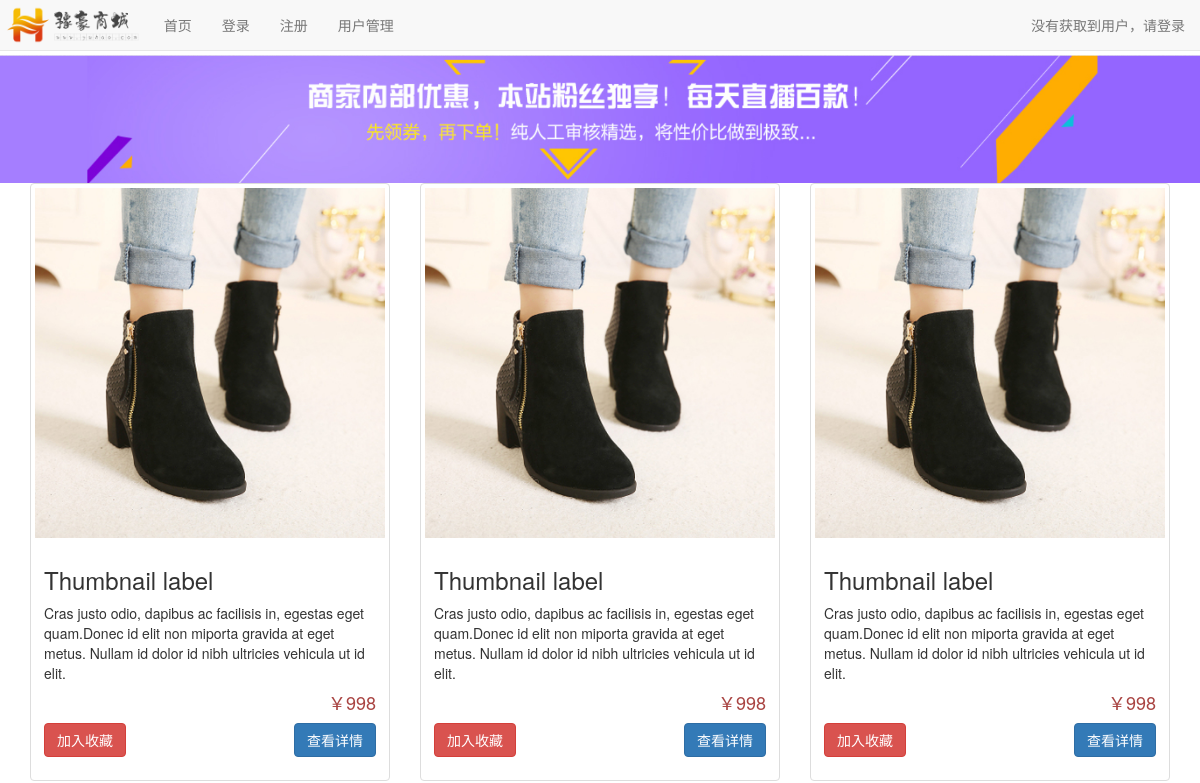
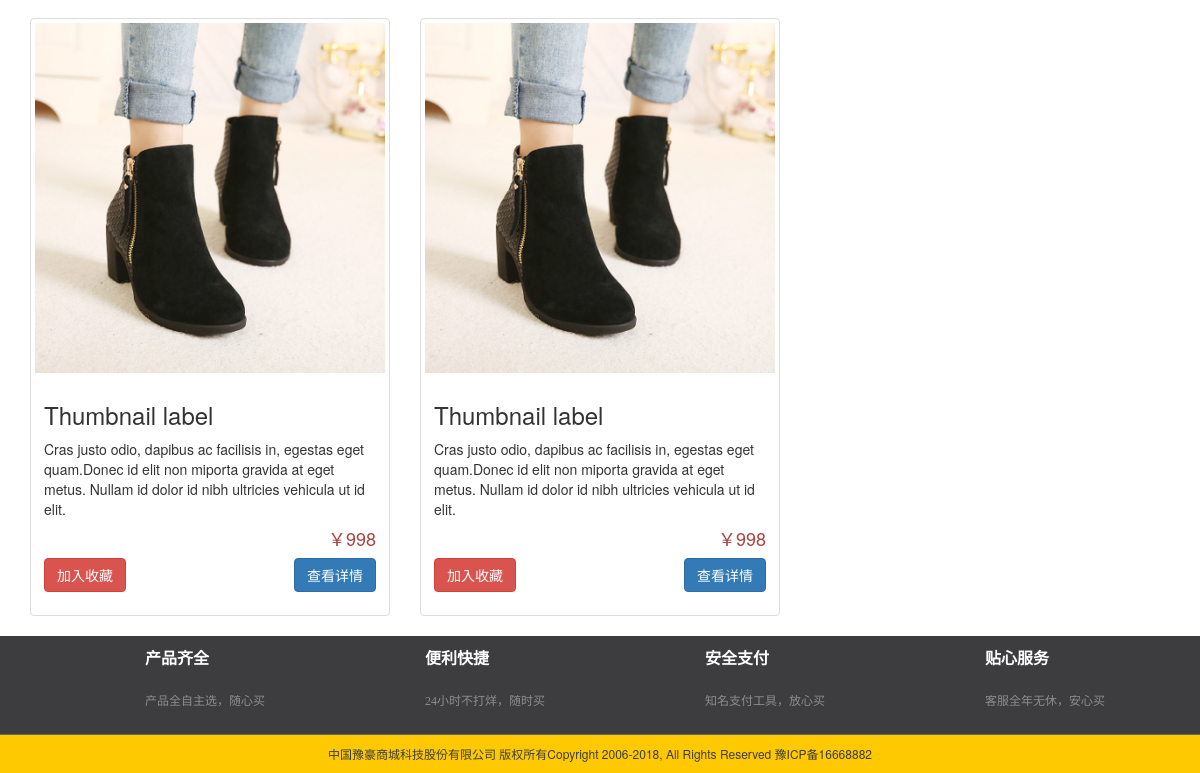
Page /qizhong/index.php on the earlier database version (2 pictures, top to bottom).
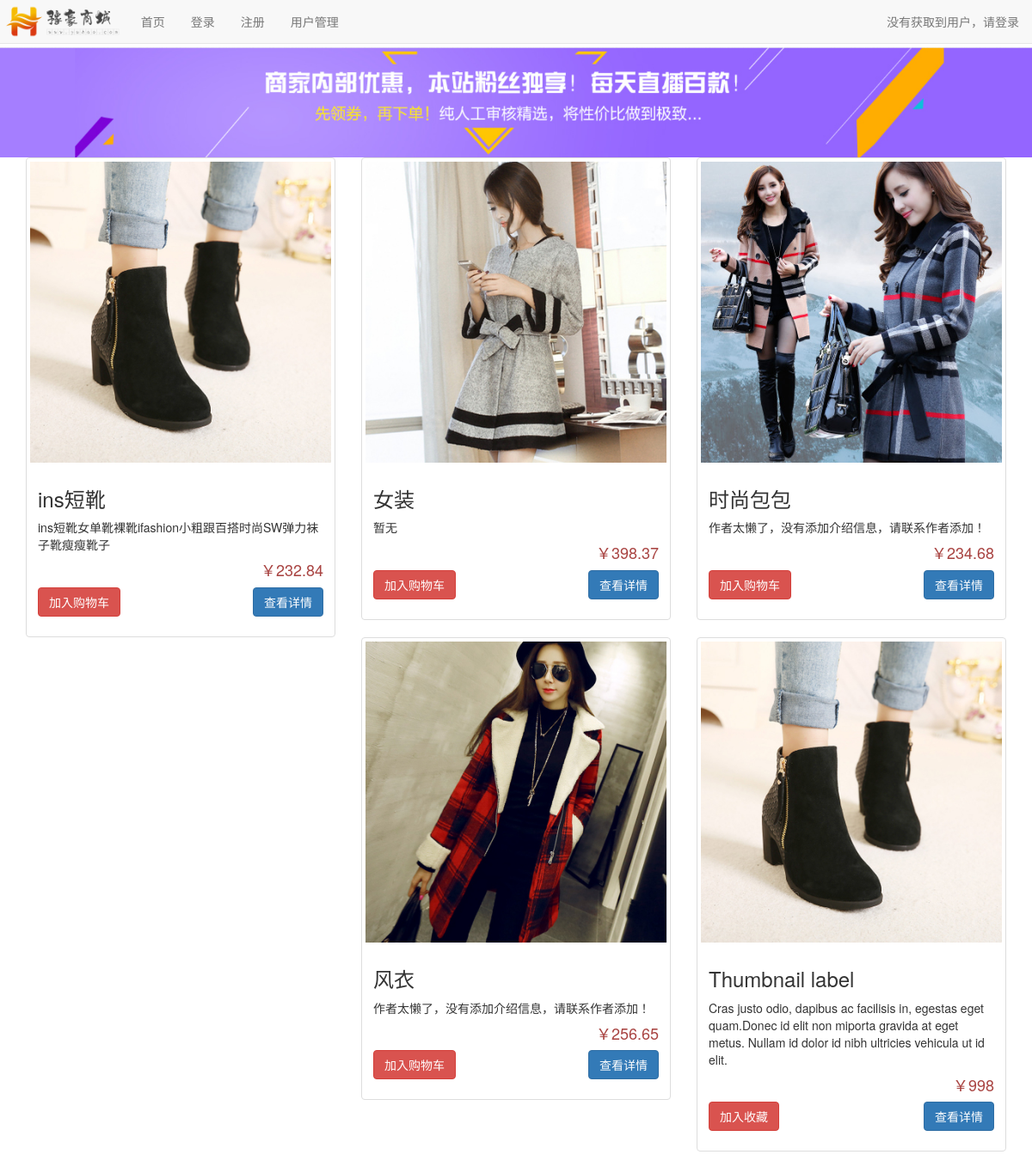
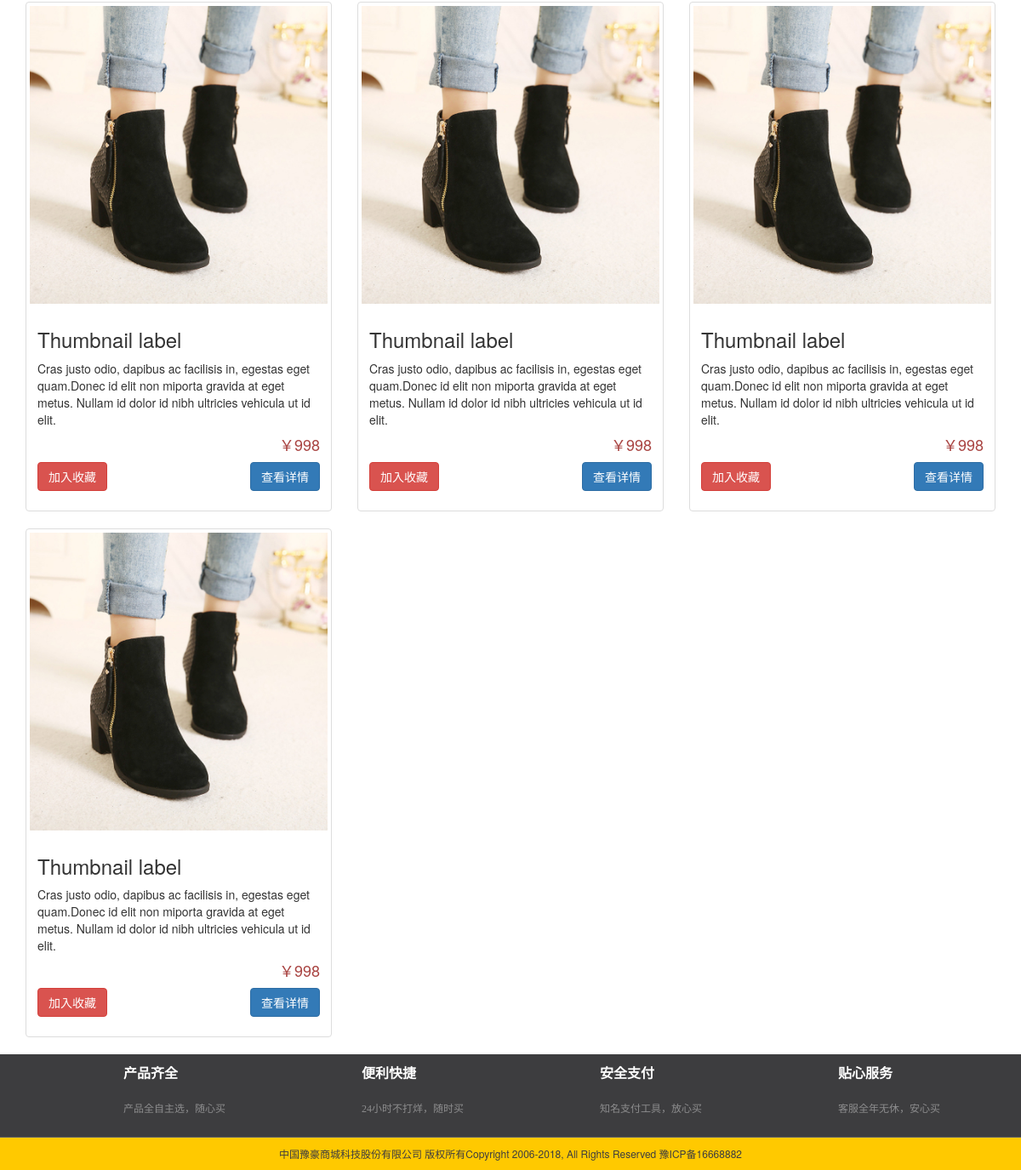
Same page on the later database version (2 pictures, top to bottom).
### tables this page shows
CREATE TABLE IF NOT EXISTS `goods` (
  `gid` int(11) NOT NULL AUTO_INCREMENT COMMENT '商品id',
  `gname` varchar(20) DEFAULT NULL COMMENT '商品名字',
  `gprice` float DEFAULT NULL COMMENT '商品价格',
  `gmeassage` varchar(100) DEFAULT '作者太懒了，没有添加介绍信息，请联系作者添加！' COMMENT '商品介绍',
  `gpicture` varchar(50) DEFAULT NULL COMMENT '商品图片',
  PRIMARY KEY (`gid`)
);

### qizhong/index.php (the view, shortened to what this page needs)
<!DOCTYPE html>
<html lang="en">
<head>
    <link rel="stylesheet" href="css/bootstrap.css" type="text/css">
    <link href="css/com.wyh.css" rel="stylesheet">
</head>
<body>
<?php
$pdo = new PDO("mysql:host=localhost;dbname=php", "root", "root");
$sql = "select * from goods";
$data = $pdo->query($sql)->fetchAll();
?>
<div class="container">
    <div class="row">
        <?php foreach ($data as $row): ?>
        <div class="col-sm-6 col-md-4">
            <div class="thumbnail">
                <img src="image/<?php echo $row["gpicture"] ; ?>" alt="...">
                <div class="caption">
                    <h3><?php echo $row["gname"] ; ?></h3>
                    <p><?php echo $row["gmeassage"] ; ?></p>
                    <h4 class="text-danger text-right">￥<?php echo $row["gprice"] ; ?></h4>
                    <p class="text-right">
                        <a href="javascript:collection(<?php echo $row["gid"] ; ?>)" class="btn btn-danger" role="button" style="float: left">加入购物车</a>
                        <a href="#" class="btn btn-primary" role="button">查看详情</a>
                    </p>
                </div>
            </div>
        </div>
        <?php endforeach; ?>
        <div class="col-sm-6 col-md-4">
            <div class="thumbnail">
                <img src="image/nvxie.jpg" alt="...">
                <div class="caption">
                    <h3>Thumbnail label</h3>
                    <p>Cras justo odio, dapibus ac facilisis in, egestas eget quam.Donec id elit non
                        miporta gravida at eget metus. Nullam id dolor id nibh ultricies vehicula ut id elit.</p>
                    <h4 class="text-danger text-right">￥998</h4>
                    <p class="text-right">
                        <a href="#" class="btn btn-danger" role="button" style="float: left">加入收藏</a>
                        <a href="#" class="btn btn-primary" role="button">查看详情</a>
                    </p>
                </div>
            </div>
        </div>
        <div class="col-sm-6 col-md-4">
            <div class="thumbnail">
                <img src="image/nvxie.jpg" alt="...">
                <div class="caption">
                    <h3>Thumbnail label</h3>
                    <p>Cras justo odio, dapibus ac facilisis in, egestas eget quam.Donec id elit non
                        miporta gravida at eget metus. Nullam id dolor id nibh ultricies vehicula ut id elit.</p>
                    <h4 class="text-danger text-right">￥998</h4>
                    <p class="text-right">
                        <a href="#" class="btn btn-danger" role="button" style="float: left">加入收藏</a>
                        <a href="#" class="btn btn-primary" role="button">查看详情</a>
                    </p>
                </div>
            </div>
        </div>
        <div class="col-sm-6 col-md-4">
            <div class="thumbnail">
                <img src="image/nvxie.jpg" alt="...">
                <div class="caption">
                    <h3>Thumbnail label</h3>
                    <p>Cras justo odio, dapibus ac facilisis in, egestas eget quam.Donec id elit non
                        miporta gravida at eget metus. Nullam id dolor id nibh ultricies vehicula ut id elit.</p>
                    <h4 class="text-danger text-right">￥998</h4>
                    <p class="text-right">
                        <a href="#" class="btn btn-danger" role="button" style="float: left">加入收藏</a>
                        <a href="#" class="btn btn-primary" role="button">查看详情</a>
                    </p>
                </div>
            </div>
        </div>
        <div class="col-sm-6 col-md-4">
            <div class="thumbnail">
                <img src="image/nvxie.jpg" alt="...">
                <div class="caption">
                    <h3>Thumbnail label</h3>
                    <p>Cras justo odio, dapibus ac facilisis in, egestas eget quam.Donec id elit non
                        miporta gravida at eget metus. Nullam id dolor id nibh ultricies vehicula ut id elit.</p>
                    <h4 class="text-danger text-right">￥998</h4>
                    <p class="text-right">
                        <a href="#" class="btn btn-danger" role="button" style="float: left">加入收藏</a>
                        <a href="#" class="btn btn-primary" role="button">查看详情</a>
                    </p>
                </div>
            </div>
        </div>
        <div class="col-sm-6 col-md-4">
            <div class="thumbnail">
                <img src="image/nvxie.jpg" alt="...">
                <div class="caption">
                    <h3>Thumbnail label</h3>
                    <p>Cras justo odio, dapibus ac facilisis in, egestas eget quam.Donec id elit non
                        miporta gravida at eget metus. Nullam id dolor id nibh ultricies vehicula ut id elit.</p>
                    <h4 class="text-danger text-right">￥998</h4>
                    <p class="text-right">
                        <a href="#" class="btn btn-danger" role="button" style="float: left">加入收藏</a>
                        <a href="#" class="btn btn-primary" role="button">查看详情</a>
                    </p>
                </div>
            </div>
        </div>
    </div>
</div>
</body>
</html>

### qizhong/css/com.wyh.css (style rules this page uses)
body { padding-top: 55px; }
#footer { width: 100%; background: #3d3d3f; }
.footimg { overflow: hidden; margin: 0 auto; border-bottom: solid 1px #666; padding: 10px 85px; font-family: '微软雅黑'; }
.footimg dl { float: left; margin-bottom: 0; }
.footimg dd { margin: 4px 100px 0 60px; }
.footimg h1 { font-size: 16px; color: #fff; font-weight: bold; margin: 0; }
.footimg h2 { font-size: 12px; color: #8d8d8e; line-height: 26px; }
.foottext { width: 100%; height: 38px; line-height: 38px; background: #ffc900; color: #3d3d3f; text-align: center; font-size: 12px; }

Differences in the rows shown:
added goods: gpicture (picture), gname "ins短靴", gmeassage "ins短靴女单靴裸靴ifashion小粗跟百搭时尚SW弹力袜子靴瘦瘦靴子", gprice "232.84"
added goods: gpicture (picture), gname "女装", gmeassage "暂无", gprice "398.37"
added goods: gpicture (picture), gname "时尚包包", gmeassage "作者太懒了，没有添加介绍信息，请联系作者添加！", gprice "234.68"
added goods: gpicture (picture), gname "风衣", gmeassage "作者太懒了，没有添加介绍信息，请联系作者添加！", gprice "256.65"
